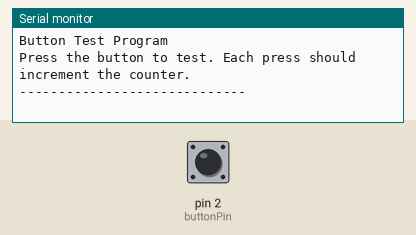
Bench run of a program on a simulated Arduino Uno, built with avr-gcc and run on an emulated ATmega328P. Shown: the last lines printed to the serial monitor. Inputs (shaded band) come from the test bench; at power-on: pin 2 (buttonPin) HIGH.

Above: at 1.2 s.
1.3 s: pin 2 (buttonPin) pulled LOW for 0.15 s
At 1.7 s:
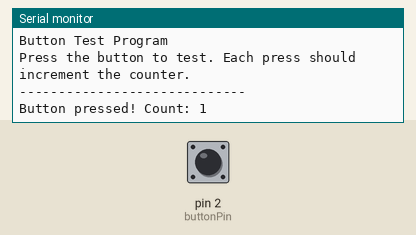
2.9 s: pin 2 (buttonPin) pulled LOW for 1 s
At 4.1 s:
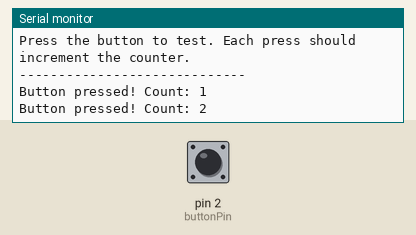
5.4 s: pin 2 (buttonPin) pulled LOW for 0.15 s
At 6.0 s:
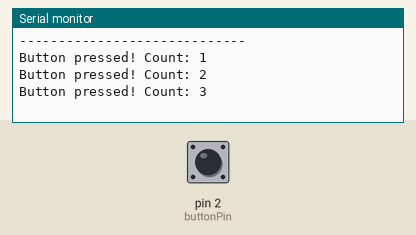

The program:

main.cpp
```cpp
#include "Arduino.h"

const int buttonPin = 2;

// Variables for button state
int lastButtonState = HIGH;    // Last reading from the button
int currentButtonState = HIGH; // Current button state
unsigned long lastDebounceTime = 0;  // Last time the button state changed
unsigned long debounceDelay = 50;    // Debounce time in milliseconds
int buttonPressCount = 0;     // Counter for button presses

void setup() {
  // Initialize serial communication
  Serial.begin(9600);

  // Set button pin as input with pull-up resistor
  pinMode(buttonPin, INPUT_PULLUP);

  Serial.println("Button Test Program");
  Serial.println("Press the button to test. Each press should increment the counter.");
  Serial.println("-----------------------------");
}

void loop() {
  // Read the current state of the button (will be LOW when pressed due to pull-up)
  int reading = digitalRead(buttonPin);

  // Check if the button state has changed
  if (reading != lastButtonState) {
    // Reset the debounce timer
    lastDebounceTime = millis();
  }

  // Wait for the button state to stabilize (debouncing)
  if ((millis() - lastDebounceTime) > debounceDelay) {
    // If the button state has changed
    if (reading != currentButtonState) {
      currentButtonState = reading;

      // If the button was pressed (LOW with pull-up resistor)
      if (currentButtonState == LOW) {
        buttonPressCount++;
        Serial.print("Button pressed! Count: ");
        Serial.println(buttonPressCount);

        // Flash the built-in LED on pin 13 to give visual feedback
        digitalWrite(LED_BUILTIN, HIGH);
        delay(200);
        digitalWrite(LED_BUILTIN, LOW);
      }
    }
  }

  // Save the current reading for the next loop
  lastButtonState = reading;
}
```

Measured:
- after the input at 1.3 s, the serial monitor: prints a new line after 0.05 s (image 1)
- after the input at 2.9 s, the serial monitor: prints a new line after 0.05 s (image 2)
- after the input at 5.4 s, the serial monitor: prints a new line after 0.05 s (image 3)
